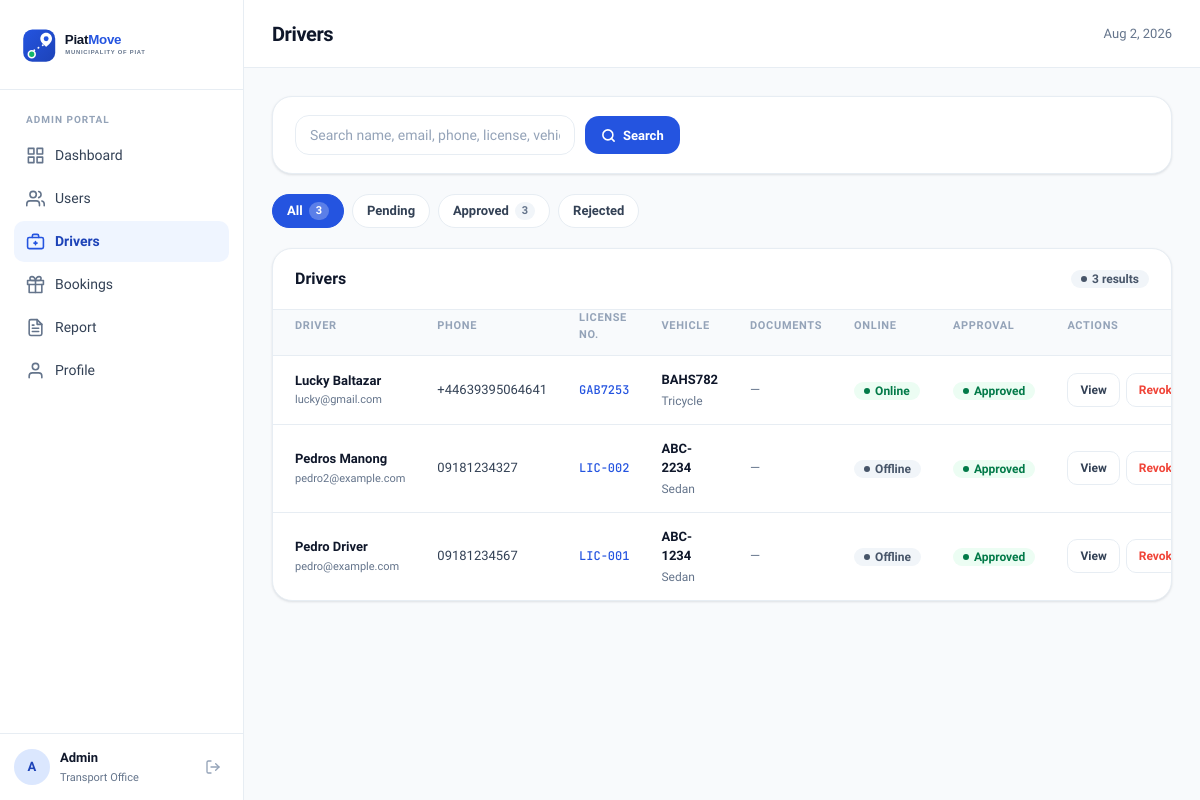
The page /drivers.php (signed in) on the database its author committed.
### tables this page shows
CREATE TABLE `driver_info` (
  `id` int(10) UNSIGNED NOT NULL,
  `user_id` int(10) UNSIGNED NOT NULL,
  `license_no` varchar(50) NOT NULL,
  `vehicle_no` varchar(50) NOT NULL,
  `vehicle_type` varchar(50) NOT NULL,
  `barangay` varchar(50) NOT NULL,
  `plate_proof_path` varchar(255) DEFAULT NULL,
  `license_proof_path` varchar(255) DEFAULT NULL,
  `photo_path` varchar(255) DEFAULT NULL,
  `tricycle_photo_path` varchar(255) DEFAULT NULL,
  `approval_status` enum('pending','approved','rejected') NOT NULL DEFAULT 'pending',
  `is_online` tinyint(1) NOT NULL DEFAULT 0,
  `current_lat` decimal(10,7) DEFAULT NULL,
  `current_lng` decimal(10,7) DEFAULT NULL,
  `created_at` timestamp NOT NULL DEFAULT current_timestamp(),
  `updated_at` timestamp NOT NULL DEFAULT current_timestamp() ON UPDATE current_timestamp()
);

CREATE TABLE `users` (
  `id` int(10) UNSIGNED NOT NULL,
  `name` varchar(100) NOT NULL,
  `email` varchar(150) NOT NULL,
  `password` varchar(255) NOT NULL,
  `phone` varchar(20) NOT NULL,
  `role` enum('passenger','driver') NOT NULL DEFAULT 'passenger',
  `status` enum('active','inactive') NOT NULL DEFAULT 'active',
  `created_at` timestamp NOT NULL DEFAULT current_timestamp(),
  `updated_at` timestamp NOT NULL DEFAULT current_timestamp() ON UPDATE current_timestamp()
);

### drivers.php (the view, shortened to what this page needs)
<?php
$db  = get_db();
$filter  = $_GET['filter'] ?? 'all';
$search = trim($_GET['q'] ?? '');
$base_sql = "SELECT u.id, u.name, u.email, u.phone, u.status, u.created_at,
                    d.license_no, d.vehicle_no, d.vehicle_type, d.barangay, d.approval_status, d.is_online,
                    d.plate_proof_path, d.license_proof_path, d.photo_path, d.tricycle_photo_path
             FROM users u
             JOIN driver_info d ON d.user_id = u.id";
$where  = [];
$params = [];
$sql = $base_sql
     . ($where ? ' WHERE ' . implode(' AND ', $where) : '')
     . " ORDER BY FIELD(d.approval_status,'pending','approved','rejected'), u.created_at DESC";
$stmt = $db->prepare($sql);
$stmt->execute($params);
$drivers = $stmt->fetchAll();
$counts_raw = $db->query(
    "SELECT approval_status, COUNT(*) AS cnt FROM driver_info GROUP BY approval_status"
)->fetchAll();
$counts = ['all' => 0];
foreach ($counts_raw as $r) {
    $counts[$r['approval_status']] = (int)$r['cnt'];
    $counts['all'] += (int)$r['cnt'];
}
require_once __DIR__ . '/includes/header.php';
?>
<div class="panel" style="margin-bottom:20px">
    <div style="padding:18px 22px">
        <form method="GET" style="display:flex;gap:10px;flex-wrap:wrap;align-items:center">
            <input type="text" name="q" class="form-input" style="width:280px"
                   placeholder="Search name, email, phone, license, vehicle…"
                   value="<?= htmlspecialchars($search) ?>">
            <button type="submit" class="btn-primary-ds">
                <svg width="15" height="15" viewBox="0 0 24 24" fill="none" stroke="currentColor" stroke-width="2.5" stroke-linecap="round" stroke-linejoin="round"><circle cx="11" cy="11" r="8"/><line x1="21" y1="21" x2="16.65" y2="16.65"/></svg>
                Search
            </button>
        </form>
    </div>
</div>
<div style="display:flex;gap:8px;margin-bottom:20px;flex-wrap:wrap">
    <?php
    $tabs = ['all'=>'All','pending'=>'Pending','approved'=>'Approved','rejected'=>'Rejected'];
    foreach ($tabs as $key => $label):
        $cnt = $counts[$key] ?? 0;
        $qs  = 'filter=' . $key . ($search ? '&q=' . urlencode($search) : '');
    ?>
        <a href="?<?= $qs ?>" class="filter-pill <?= $filter === $key ? 'active' : '' ?>">
            <?= $label ?>
            <?php if ($cnt > 0): ?>
                <span style="background:<?= $filter === $key ? 'rgba(255,255,255,.25)' : 'var(--gray-100)' ?>;color:<?= $filter === $key ? '#fff' : 'var(--text-muted)' ?>;padding:1px 7px;border-radius:var(--radius-pill);font-size:11px;font-weight:700">
                    <?= $cnt ?>
                </span>
            <?php endif; ?>
        </a>
    <?php endforeach; ?>
</div>
<div class="panel">
    <div class="panel-header">
        <span class="panel-title">Drivers</span>
        <span class="badge badge-neutral"><?= count($drivers) ?> results</span>
    </div>
    <div style="overflow-x:auto">
        <table class="data-table">
            <thead>
                <tr>
                    <th>Driver</th>
                    <th>Phone</th>
                    <th>License No.</th>
                    <th>Vehicle</th>
                    <th>Documents</th>
                    <th>Online</th>
                    <th>Approval</th>
                    <th>Actions</th>
                </tr>
            </thead>
            <tbody>
                <?php
                $doc_labels = [
                    'plate_proof_path'   => 'Plate Proof',
                    'license_proof_path' => 'License Proof',
                    'photo_path'         => 'Driver Photo',
                    'tricycle_photo_path' => 'Tricycle Photo',
                ];
                ?>
                <?php foreach ($drivers as $d): ?>
                <tr>
                    <td>
                        <div class="cell-strong"><?= htmlspecialchars($d['name']) ?></div>
                        <div class="cell-sub" style="font-size:11px;color:var(--text-muted)"><?= htmlspecialchars($d['email']) ?></div>
                    </td>
                    <td><?= htmlspecialchars($d['phone']) ?></td>
                    <td><span class="cell-mono"><?= htmlspecialchars($d['license_no']) ?></span></td>
                    <td>
                        <div class="cell-strong"><?= htmlspecialchars($d['vehicle_no']) ?></div>
                        <div class="cell-sub"><?= htmlspecialchars($d['vehicle_type']) ?></div>
                    </td>
                    <td>
                        <div style="display:flex;gap:6px;flex-wrap:wrap">
                            <?php
                            $hasDocs = false;
                            foreach ($doc_labels as $col => $label):
                                $path = $d[$col] ?? null;
                                if (!$path) continue;
                                $hasDocs = true;
                            ?>
                            <?php endforeach; ?>
                            <?php if (!$hasDocs): ?>
                                <span class="text-muted">&mdash;</span>
                            <?php endif; ?>
                        </div>
                    </td>
                    <td>
                        <?php if ($d['is_online']): ?>
                            <span class="badge badge-success">Online</span>
                        <?php else: ?>
                            <span class="badge badge-neutral">Offline</span>
                        <?php endif; ?>
                    </td>
                    <td>
                        <?php
                        $ap_map = ['pending'=>'warning','approved'=>'success','rejected'=>'danger'];
                        $cls = $ap_map[$d['approval_status']] ?? 'neutral';
                        echo "<span class=\"badge badge-{$cls}\">" . ucfirst($d['approval_status']) . "</span>";
                        ?>
                    </td>
                    <td>
                        <div class="actions-cell">
                            <button type="button" class="btn-neutral-sm view-driver-btn"
                                    data-name="<?= htmlspecialchars($d['name']) ?>"
                                    data-email="<?= htmlspecialchars($d['email']) ?>"
                                    data-phone="<?= htmlspecialchars($d['phone']) ?>"
                                    data-status="<?= htmlspecialchars(ucfirst($d['status'])) ?>"
                                    data-license="<?= htmlspecialchars($d['license_no']) ?>"
                                    data-vehicle="<?= htmlspecialchars($d['vehicle_no']) ?>"
                                    data-vehicle-type="<?= htmlspecialchars($d['vehicle_type']) ?>"
                                    data-barangay="<?= htmlspecialchars($d['barangay']) ?>"
                                    data-online="<?= $d['is_online'] ? 'Online' : 'Offline' ?>"
                                    data-approval="<?= htmlspecialchars(ucfirst($d['approval_status'])) ?>"
                                    data-joined="<?= htmlspecialchars(date('M j, Y', strtotime($d['created_at']))) ?>"
                                    data-plate-proof="<?= $d['plate_proof_path'] ? htmlspecialchars(BASE_URL . '/' . ltrim($d['plate_proof_path'], '/')) : '' ?>"
                                    data-license-proof="<?= $d['license_proof_path'] ? htmlspecialchars(BASE_URL . '/' . ltrim($d['license_proof_path'], '/')) : '' ?>"
                                    data-photo="<?= $d['photo_path'] ? htmlspecialchars(BASE_URL . '/' . ltrim($d['photo_path'], '/')) : '' ?>"
                                    data-tricycle-photo="<?= $d['tricycle_photo_path'] ? htmlspecialchars(BASE_URL . '/' . ltrim($d['tricycle_photo_path'], '/')) : '' ?>"
                                    onclick="openDriverModal(this)">View</button>
                            <form method="POST" style="display:contents">
                                <?php if ($d['approval_status'] === 'pending'): ?>
                                    <button name="action" value="approve" class="btn-success-sm"
                                            onclick="return confirm('Approve this driver?')">Approve</button>
                                    <button name="action" value="reject" class="btn-danger-ghost"
                                            onclick="return confirm('Reject this driver?')">Reject</button>
                                <?php elseif ($d['approval_status'] === 'approved'): ?>
                                    <button name="action" value="reject" class="btn-danger-ghost"
                                            onclick="return confirm('Revoke this driver\'s approval?')">Revoke</button>
                                <?php else: ?>
                                    <button name="action" value="approve" class="btn-neutral-sm"
                                            onclick="return confirm('Re-approve this driver?')">Re-approve</button>
                                <?php endif; ?>
                            </form>
                        </div>
                    </td>
                </tr>
                <?php endforeach; ?>
            </tbody>
        </table>
    </div>
</div>
<?php require_once __DIR__ . '/includes/footer.php'; ?>

### rows shown on the page
driver_info: user.name "Lucky Baltazar", user.email "lucky@gmail.com", user.phone "+44639395064641", license_no "GAB7253", vehicle_no "BAHS782", vehicle_type "Tricycle", is_online "Online", approval_status "Approved", shows "Revoke"
driver_info: user.name "Pedros Manong", user.email "pedro2@example.com", user.phone "09181234327", license_no "LIC-002", vehicle_no "ABC-2234", vehicle_type "Sedan", is_online "Offline", approval_status "Approved", shows "Revoke"
driver_info: user.name "Pedro Driver", user.email "pedro@example.com", user.phone "09181234567", license_no "LIC-001", vehicle_no "ABC-1234", vehicle_type "Sedan", is_online "Offline", approval_status "Approved", shows "Revoke"

### other values the page prints
substr($_SESSION['admin_name'] ?? 'A', 0, 1) "A"
$_SESSION['admin_name'] "Admin"
$page_title "Drivers"
$label "All"
$cnt "3"
$label "Pending"
$label "Approved"
$label "Rejected"
count($drivers) "3"
